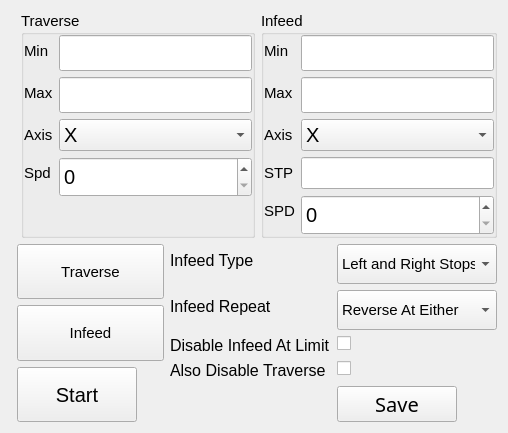
            <widget class="QWidget" name="tab_2">
             <attribute name="title">
              <string>Auto</string>
             </attribute>
             <layout class="QGridLayout" name="gridLayout_3">
              <item row="0" column="0">
               <widget class="QStackedWidget" name="stackedWidget">
                <property name="font">
                 <font>
                  <pointsize>11</pointsize>
                 </font>
                </property>
                <property name="styleSheet">
                 <string notr="true"/>
                </property>
                <property name="frameShape">
                 <enum>QFrame::Box</enum>
                </property>
                <property name="lineWidth">
                 <number>0</number>
                </property>
                <property name="currentIndex">
                 <number>0</number>
                </property>
                <widget class="QWidget" name="page">
                 <layout class="QVBoxLayout" name="verticalLayout_7">
                  <property name="leftMargin">
                   <number>0</number>
                  </property>
                  <property name="topMargin">
                   <number>0</number>
                  </property>
                  <property name="rightMargin">
                   <number>0</number>
                  </property>
                  <property name="bottomMargin">
                   <number>0</number>
                  </property>
                  <item>
                   <layout class="QHBoxLayout" name="horizontalLayout_5">
                    <property name="leftMargin">
                     <number>10</number>
                    </property>
                    <item>
                     <widget class="QGroupBox" name="groupBox_3">
                      <property name="sizePolicy">
                       <sizepolicy hsizetype="Preferred" vsizetype="Preferred">
                        <horstretch>0</horstretch>
                        <verstretch>0</verstretch>
                       </sizepolicy>
                      </property>
                      <property name="autoFillBackground">
                       <bool>false</bool>
                      </property>
                      <property name="title">
                       <string>Traverse</string>
                      </property>
                      <layout class="QFormLayout" name="formLayout_2">
                       <property name="fieldGrowthPolicy">
                        <enum>QFormLayout::AllNonFixedFieldsGrow</enum>
                       </property>
                       <property name="leftMargin">
                        <number>0</number>
                       </property>
                       <property name="topMargin">
                        <number>0</number>
                       </property>
                       <property name="rightMargin">
                        <number>0</number>
                       </property>
                       <property name="bottomMargin">
                        <number>0</number>
                       </property>
                       <item row="0" column="0">
                        <widget class="QLabel" name="label_8">
                         <property name="toolTip">
                          <string>AKA Table Left and Right</string>
                         </property>
                         <property name="text">
                          <string>Min</string>
                         </property>
                        </widget>
                       </item>
                       <item row="0" column="1">
                        <widget class="QLineEdit" name="traverse_limit_min">
                         <property name="font">
                          <font>
                           <family>Sans</family>
                           <pointsize>15</pointsize>
                           <weight>50</weight>
                           <italic>false</italic>
                           <bold>false</bold>
                          </font>
                         </property>
                         <property name="text">
                          <string/>
                         </property>
                         <property name="echoMode">
                          <enum>QLineEdit::Normal</enum>
                         </property>
                        </widget>
                       </item>
                       <item row="1" column="0">
                        <widget class="QLabel" name="label_12">
                         <property name="toolTip">
                          <string>AKA Spindle Up and Down</string>
                         </property>
                         <property name="text">
                          <string>Max</string>
                         </property>
                        </widget>
                       </item>
                       <item row="1" column="1">
                        <widget class="QLineEdit" name="traverse_limit_max">
                         <property name="font">
                          <font>
                           <family>Sans</family>
                           <pointsize>15</pointsize>
                           <weight>50</weight>
                           <italic>false</italic>
                           <bold>false</bold>
                          </font>
                         </property>
                         <property name="text">
                          <string/>
                         </property>
                         <property name="echoMode">
                          <enum>QLineEdit::Normal</enum>
                         </property>
                        </widget>
                       </item>
                       <item row="2" column="0">
                        <widget class="QLabel" name="axisLabel">
                         <property name="text">
                          <string>Axis</string>
                         </property>
                        </widget>
                       </item>
                       <item row="2" column="1">
                        <widget class="QComboBox" name="traverse_axis">
                         <property name="font">
                          <font>
                           <pointsize>15</pointsize>
                          </font>
                         </property>
                         <item>
                          <property name="text">
                           <string>X</string>
                          </property>
                         </item>
                         <item>
                          <property name="text">
                           <string>Y</string>
                          </property>
                         </item>
                         <item>
                          <property name="text">
                           <string>Z</string>
                          </property>
                         </item>
                        </widget>
                       </item>
                       <item row="3" column="0">
                        <widget class="QLabel" name="traverseLabel">
                         <property name="text">
                          <string>Spd</string>
                         </property>
                        </widget>
                       </item>
                       <item row="3" column="1">
                        <widget class="QSpinBox" name="traverse_speed">
                         <property name="minimumSize">
                          <size>
                           <width>0</width>
                           <height>40</height>
                          </size>
                         </property>
                         <property name="font">
                          <font>
                           <pointsize>15</pointsize>
                          </font>
                         </property>
                         <property name="maximum">
                          <number>2000</number>
                         </property>
                        </widget>
                       </item>
                      </layout>
                     </widget>
                    </item>
                    <item>
                     <widget class="QGroupBox" name="groupBox_4">
                      <property name="autoFillBackground">
                       <bool>false</bool>
                      </property>
                      <property name="title">
                       <string>Infeed</string>
                      </property>
                      <layout class="QFormLayout" name="formLayout_3">
                       <property name="fieldGrowthPolicy">
                        <enum>QFormLayout::AllNonFixedFieldsGrow</enum>
                       </property>
                       <property name="leftMargin">
                        <number>0</number>
                       </property>
                       <property name="topMargin">
                        <number>0</number>
                       </property>
                       <property name="rightMargin">
                        <number>0</number>
                       </property>
                       <property name="bottomMargin">
                        <number>0</number>
                       </property>
                       <item row="0" column="0">
                        <widget class="QLabel" name="label_10">
                         <property name="toolTip">
                          <string>AKA Table Left and Right</string>
                         </property>
                         <property name="text">
                          <string>Min</string>
                         </property>
                        </widget>
                       </item>
                       <item row="0" column="1">
                        <widget class="QLineEdit" name="infeed_limit_min">
                         <property name="font">
                          <font>
                           <family>Sans</family>
                           <pointsize>15</pointsize>
                           <weight>50</weight>
                           <italic>false</italic>
                           <bold>false</bold>
                          </font>
                         </property>
                         <property name="text">
                          <string/>
                         </property>
                         <property name="echoMode">
                          <enum>QLineEdit::Normal</enum>
                         </property>
                        </widget>
                       </item>
                       <item row="1" column="0">
                        <widget class="QLabel" name="label_13">
                         <property name="toolTip">
                          <string>AKA Spindle Up and Down</string>
                         </property>
                         <property name="text">
                          <string>Max</string>
                         </property>
                        </widget>
                       </item>
                       <item row="1" column="1">
                        <widget class="QLineEdit" name="infeed_limit_max">
                         <property name="font">
                          <font>
                           <family>Sans</family>
                           <pointsize>15</pointsize>
                           <weight>50</weight>
                           <italic>false</italic>
                           <bold>false</bold>
                          </font>
                         </property>
                         <property name="text">
                          <string/>
                         </property>
                         <property name="echoMode">
                          <enum>QLineEdit::Normal</enum>
                         </property>
                        </widget>
                       </item>
                       <item row="2" column="0">
                        <widget class="QLabel" name="axisLabel_2">
                         <property name="text">
                          <string>Axis</string>
                         </property>
                        </widget>
                       </item>
                       <item row="2" column="1">
                        <widget class="QComboBox" name="infeed_axis">
                         <property name="font">
                          <font>
                           <pointsize>15</pointsize>
                          </font>
                         </property>
                         <property name="currentIndex">
                          <number>0</number>
                         </property>
                         <item>
                          <property name="text">
                           <string>X</string>
                          </property>
                         </item>
                         <item>
                          <property name="text">
                           <string>Y</string>
                          </property>
                         </item>
                         <item>
                          <property name="text">
                           <string>Z</string>
                          </property>
                         </item>
                        </widget>
                       </item>
                       <item row="3" column="0">
                        <widget class="QLabel" name="stepoverLabel">
                         <property name="text">
                          <string>STP</string>
                         </property>
                        </widget>
                       </item>
                       <item row="3" column="1">
                        <widget class="QLineEdit" name="infeed_stepover">
                         <property name="font">
                          <font>
                           <pointsize>15</pointsize>
                          </font>
                         </property>
                        </widget>
                       </item>
                       <item row="4" column="0">
                        <widget class="QLabel" name="infeedLabel">
                         <property name="text">
                          <string>SPD</string>
                         </property>
                        </widget>
                       </item>
                       <item row="4" column="1">
                        <widget class="QSpinBox" name="infeed_speed">
                         <property name="minimumSize">
                          <size>
                           <width>0</width>
                           <height>40</height>
                          </size>
                         </property>
                         <property name="font">
                          <font>
                           <pointsize>15</pointsize>
                          </font>
                         </property>
                         <property name="maximum">
                          <number>2000</number>
                         </property>
                        </widget>
                       </item>
                      </layout>
                     </widget>
                    </item>
                   </layout>
                  </item>
                  <item>
                   <layout class="QHBoxLayout" name="horizontalLayout_2">
                    <property name="leftMargin">
                     <number>6</number>
                    </property>
                    <item>
                     <widget class="QWidget" name="widget" native="true">
                      <layout class="QVBoxLayout" name="verticalLayout_4">
                       <property name="leftMargin">
                        <number>0</number>
                       </property>
                       <property name="topMargin">
                        <number>0</number>
                       </property>
                       <property name="rightMargin">
                        <number>0</number>
                       </property>
                       <property name="bottomMargin">
                        <number>0</number>
                       </property>
                       <item>
                        <widget class="QPushButton" name="enable_traverse_button">
                         <property name="enabled">
                          <bool>true</bool>
                         </property>
                         <property name="sizePolicy">
                          <sizepolicy hsizetype="Minimum" vsizetype="Minimum">
                           <horstretch>0</horstretch>
                           <verstretch>0</verstretch>
                          </sizepolicy>
                         </property>
                         <property name="maximumSize">
                          <size>
                           <width>16777215</width>
                           <height>60</height>
                          </size>
                         </property>
                         <property name="text">
                          <string>Traverse</string>
                         </property>
                         <property name="checkable">
                          <bool>true</bool>
                         </property>
                        </widget>
                       </item>
                       <item>
                        <widget class="QPushButton" name="enable_infeed_button">
                         <property name="sizePolicy">
                          <sizepolicy hsizetype="Minimum" vsizetype="Minimum">
                           <horstretch>0</horstretch>
                           <verstretch>0</verstretch>
                          </sizepolicy>
                         </property>
                         <property name="maximumSize">
                          <size>
                           <width>16777215</width>
                           <height>60</height>
                          </size>
                         </property>
                         <property name="text">
                          <string>Infeed</string>
                         </property>
                         <property name="checkable">
                          <bool>true</bool>
                         </property>
                        </widget>
                       </item>
                       <item>
                        <widget class="ActionButton" name="run_stop_button">
                         <property name="sizePolicy">
                          <sizepolicy hsizetype="Minimum" vsizetype="Minimum">
                           <horstretch>0</horstretch>
                           <verstretch>0</verstretch>
                          </sizepolicy>
                         </property>
                         <property name="maximumSize">
                          <size>
                           <width>120</width>
                           <height>120</height>
                          </size>
                         </property>
                         <property name="font">
                          <font>
                           <pointsize>15</pointsize>
                          </font>
                         </property>
                         <property name="text">
                          <string>Start</string>
                         </property>
                         <property name="checkable">
                          <bool>true</bool>
                         </property>
                         <property name="rules" stdset="0">
                          <string>[{&quot;name&quot;: &quot;Enabled&quot;, &quot;property&quot;: &quot;Enable&quot;, &quot;expression&quot;: &quot;ch[0] == True&quot;, &quot;channels&quot;: [{&quot;url&quot;: &quot;status:all_axes_homed&quot;, &quot;trigger&quot;: true}]}]</string>
                         </property>
                         <property name="actionName" stdset="0">
                          <string/>
                         </property>
                        </widget>
                       </item>
                      </layout>
                     </widget>
                    </item>
                    <item>
                     <layout class="QFormLayout" name="formLayout">
                      <property name="sizeConstraint">
                       <enum>QLayout::SetDefaultConstraint</enum>
                      </property>
                      <item row="0" column="0">
                       <widget class="QLabel" name="infeedTypeLabel">
                        <property name="font">
                         <font>
                          <pointsize>12</pointsize>
                         </font>
                        </property>
                        <property name="text">
                         <string>Infeed Type</string>
                        </property>
                       </widget>
                      </item>
                      <item row="0" column="1">
                       <widget class="QComboBox" name="infeed_type">
                        <property name="minimumSize">
                         <size>
                          <width>0</width>
                          <height>40</height>
                         </size>
                        </property>
                        <property name="font">
                         <font>
                          <pointsize>11</pointsize>
                         </font>
                        </property>
                        <item>
                         <property name="text">
                          <string>Left and Right Stops</string>
                         </property>
                        </item>
                        <item>
                         <property name="text">
                          <string>Right Stop Only</string>
                         </property>
                        </item>
                        <item>
                         <property name="text">
                          <string>Left Stop Only</string>
                         </property>
                        </item>
                        <item>
                         <property name="text">
                          <string>None</string>
                         </property>
                        </item>
                       </widget>
                      </item>
                      <item row="1" column="0">
                       <widget class="QLabel" name="infeedRepeatLabel_2">
                        <property name="font">
                         <font>
                          <pointsize>12</pointsize>
                         </font>
                        </property>
                        <property name="text">
                         <string>Infeed Repeat</string>
                        </property>
                       </widget>
                      </item>
                      <item row="1" column="1">
                       <widget class="QComboBox" name="infeed_reverse">
                        <property name="minimumSize">
                         <size>
                          <width>0</width>
                          <height>40</height>
                         </size>
                        </property>
                        <property name="font">
                         <font>
                          <pointsize>11</pointsize>
                         </font>
                        </property>
                        <item>
                         <property name="text">
                          <string>Reverse At Either</string>
                         </property>
                        </item>
                        <item>
                         <property name="text">
                          <string>Restart At Min</string>
                         </property>
                        </item>
                        <item>
                         <property name="text">
                          <string>Restart At Max</string>
                         </property>
                        </item>
                        <item>
                         <property name="text">
                          <string>None</string>
                         </property>
                        </item>
                       </widget>
                      </item>
                      <item row="2" column="0">
                       <widget class="QLabel" name="disableInfeedAtLimitLabel">
                        <property name="font">
                         <font>
                          <pointsize>12</pointsize>
                         </font>
                        </property>
                        <property name="text">
                         <string>Disable Infeed At Limit</string>
                        </property>
                       </widget>
                      </item>
                      <item row="2" column="1">
                       <widget class="QCheckBox" name="disable_infeed_at_limit_checkbox">
                        <property name="minimumSize">
                         <size>
                          <width>0</width>
                          <height>0</height>
                         </size>
                        </property>
                        <property name="font">
                         <font>
                          <pointsize>15</pointsize>
                         </font>
                        </property>
                        <property name="iconSize">
                         <size>
                          <width>16</width>
                          <height>16</height>
                         </size>
                        </property>
                       </widget>
                      </item>
                      <item row="3" column="0">
                       <widget class="QLabel" name="alsoDisableTraverseLabel">
                        <property name="font">
                         <font>
                          <pointsize>12</pointsize>
                         </font>
                        </property>
                        <property name="text">
                         <string>Also Disable Traverse</string>
                        </property>
                       </widget>
                      </item>
                      <item row="5" column="1">
                       <widget class="QPushButton" name="save_limits_button">
                        <property name="sizePolicy">
                         <sizepolicy hsizetype="Minimum" vsizetype="Minimum">
                          <horstretch>0</horstretch>
                          <verstretch>0</verstretch>
                         </sizepolicy>
                        </property>
                        <property name="minimumSize">
                         <size>
                          <width>52</width>
                          <height>36</height>
                         </size>
                        </property>
                        <property name="maximumSize">
                         <size>
                          <width>120</width>
                          <height>120</height>
                         </size>
                        </property>
                        <property name="font">
                         <font>
                          <family>Sans</family>
                          <pointsize>15</pointsize>
                          <weight>50</weight>
                          <italic>false</italic>
                          <bold>false</bold>
                         </font>
                        </property>
                        <property name="text">
                         <string>Save</string>
                        </property>
                        <property name="checkable">
                         <bool>false</bool>
                        </property>
                       </widget>
                      </item>
                      <item row="3" column="1">
                       <widget class="QCheckBox" name="disable_traverse_at_infeed_limit_checkbox"/>
                      </item>
                     </layout>
                    </item>
                   </layout>
                  </item>
                 </layout>
                </widget>
                <widget class="QWidget" name="page_2"/>
               </widget>
              </item>
             </layout>
            </widget>
